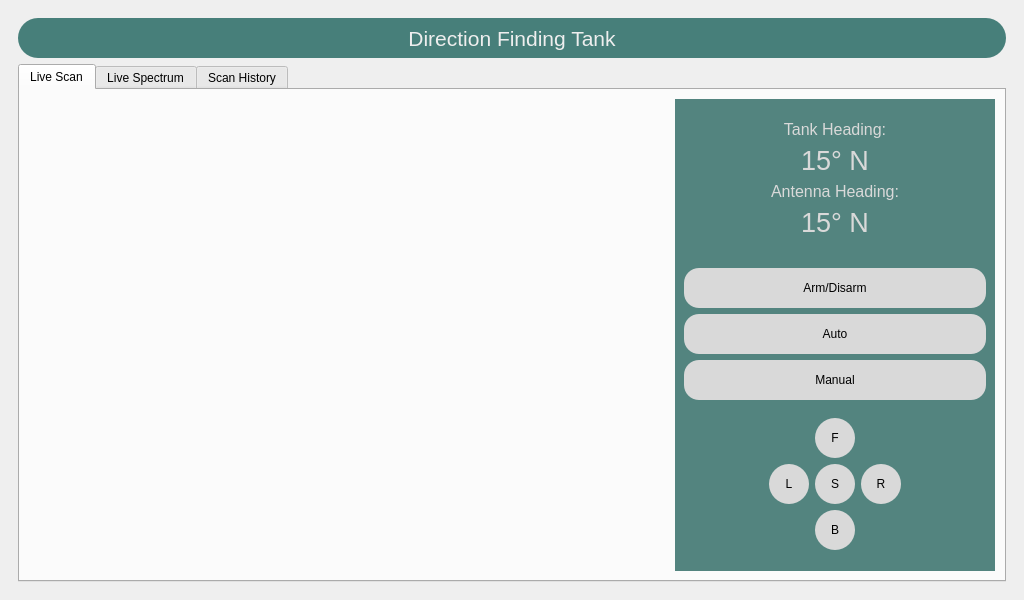
<?xml version="1.0" encoding="UTF-8"?>
<ui version="4.0">
 <class>MainWindow</class>
 <widget class="QMainWindow" name="MainWindow">
  <property name="geometry">
   <rect>
    <x>0</x>
    <y>0</y>
    <width>1024</width>
    <height>600</height>
   </rect>
  </property>
  <property name="windowTitle">
   <string>MainWindow</string>
  </property>
  <widget class="QWidget" name="centralwidget">
   <layout class="QGridLayout" name="gridLayout_2">
    <item row="0" column="0">
     <widget class="QStackedWidget" name="stackedWidget">
      <property name="currentIndex">
       <number>1</number>
      </property>
      <widget class="QWidget" name="splash_screen">
       <layout class="QGridLayout" name="gridLayout_7">
        <item row="0" column="0">
         <layout class="QGridLayout" name="gridLayout">
          <item row="2" column="1" alignment="Qt::AlignHCenter">
           <widget class="QLabel" name="label">
            <property name="sizePolicy">
             <sizepolicy hsizetype="Fixed" vsizetype="Fixed">
              <horstretch>0</horstretch>
              <verstretch>0</verstretch>
             </sizepolicy>
            </property>
            <property name="minimumSize">
             <size>
              <width>370</width>
              <height>270</height>
             </size>
            </property>
            <property name="maximumSize">
             <size>
              <width>370</width>
              <height>270</height>
             </size>
            </property>
            <property name="text">
             <string/>
            </property>
            <property name="pixmap">
             <pixmap resource="resources.qrc">:/icons/resources/prince_sattam_logo.png</pixmap>
            </property>
            <property name="scaledContents">
             <bool>true</bool>
            </property>
           </widget>
          </item>
          <item row="5" column="0">
           <spacer name="horizontalSpacer">
            <property name="orientation">
             <enum>Qt::Horizontal</enum>
            </property>
            <property name="sizeType">
             <enum>QSizePolicy::Minimum</enum>
            </property>
            <property name="sizeHint" stdset="0">
             <size>
              <width>40</width>
              <height>20</height>
             </size>
            </property>
           </spacer>
          </item>
          <item row="3" column="1">
           <spacer name="verticalSpacer_2">
            <property name="orientation">
             <enum>Qt::Vertical</enum>
            </property>
            <property name="sizeHint" stdset="0">
             <size>
              <width>20</width>
              <height>40</height>
             </size>
            </property>
           </spacer>
          </item>
          <item row="0" column="1">
           <spacer name="verticalSpacer_9">
            <property name="orientation">
             <enum>Qt::Vertical</enum>
            </property>
            <property name="sizeHint" stdset="0">
             <size>
              <width>20</width>
              <height>40</height>
             </size>
            </property>
           </spacer>
          </item>
          <item row="1" column="1">
           <spacer name="verticalSpacer_3">
            <property name="orientation">
             <enum>Qt::Vertical</enum>
            </property>
            <property name="sizeHint" stdset="0">
             <size>
              <width>20</width>
              <height>40</height>
             </size>
            </property>
           </spacer>
          </item>
          <item row="5" column="1">
           <widget class="QProgressBar" name="progressBar">
            <property name="minimumSize">
             <size>
              <width>0</width>
              <height>30</height>
             </size>
            </property>
            <property name="styleSheet">
             <string notr="true">QProgressBar {
    border-radius: 15px;
    text-align: center;

}

QProgressBar::chunk {
    border-radius: 15px;
    background-color: #477F7A;
}
</string>
            </property>
            <property name="value">
             <number>0</number>
            </property>
            <property name="textVisible">
             <bool>true</bool>
            </property>
           </widget>
          </item>
          <item row="8" column="1">
           <spacer name="verticalSpacer_10">
            <property name="orientation">
             <enum>Qt::Vertical</enum>
            </property>
            <property name="sizeHint" stdset="0">
             <size>
              <width>20</width>
              <height>40</height>
             </size>
            </property>
           </spacer>
          </item>
          <item row="5" column="2">
           <spacer name="horizontalSpacer_2">
            <property name="orientation">
             <enum>Qt::Horizontal</enum>
            </property>
            <property name="sizeType">
             <enum>QSizePolicy::Minimum</enum>
            </property>
            <property name="sizeHint" stdset="0">
             <size>
              <width>40</width>
              <height>20</height>
             </size>
            </property>
           </spacer>
          </item>
          <item row="7" column="1">
           <spacer name="verticalSpacer">
            <property name="orientation">
             <enum>Qt::Vertical</enum>
            </property>
            <property name="sizeHint" stdset="0">
             <size>
              <width>20</width>
              <height>40</height>
             </size>
            </property>
           </spacer>
          </item>
          <item row="6" column="1">
           <widget class="QLabel" name="progress_update_label">
            <property name="text">
             <string/>
            </property>
            <property name="alignment">
             <set>Qt::AlignLeading|Qt::AlignLeft|Qt::AlignVCenter</set>
            </property>
           </widget>
          </item>
         </layout>
        </item>
       </layout>
      </widget>
      <widget class="QWidget" name="visualization_page">
       <layout class="QVBoxLayout" name="verticalLayout">
        <item>
         <widget class="QLabel" name="label_2">
          <property name="minimumSize">
           <size>
            <width>0</width>
            <height>40</height>
           </size>
          </property>
          <property name="font">
           <font>
            <pointsize>16</pointsize>
           </font>
          </property>
          <property name="styleSheet">
           <string notr="true">QLabel{
background-color: #477F7A;
border-radius: 20px;
color: #EEEEEE;
}</string>
          </property>
          <property name="text">
           <string>Direction Finding Tank</string>
          </property>
          <property name="alignment">
           <set>Qt::AlignCenter</set>
          </property>
         </widget>
        </item>
        <item>
         <widget class="QTabWidget" name="TabWidget">
          <property name="currentIndex">
           <number>0</number>
          </property>
          <widget class="QWidget" name="Scanner">
           <attribute name="title">
            <string>Live Scan</string>
           </attribute>
           <layout class="QGridLayout" name="gridLayout_6">
            <item row="0" column="0">
             <layout class="QGridLayout" name="gridLayout_3">
              <item row="0" column="0" rowspan="2" colspan="2">
               <layout class="QVBoxLayout" name="plot_layout">
                <item>
                 <widget class="MplRadar" name="radar_plot" native="true"/>
                </item>
                <item>
                 <widget class="MplWidget" name="plot_0_degrees" native="true"/>
                </item>
               </layout>
              </item>
              <item row="0" column="2" rowspan="2">
               <widget class="QWidget" name="widget" native="true">
                <property name="styleSheet">
                 <string notr="true">QWidget{
	background-color: #53847F;
}</string>
                </property>
                <layout class="QVBoxLayout" name="verticalLayout_2">
                 <item>
                  <spacer name="verticalSpacer_7">
                   <property name="orientation">
                    <enum>Qt::Vertical</enum>
                   </property>
                   <property name="sizeHint" stdset="0">
                    <size>
                     <width>20</width>
                     <height>40</height>
                    </size>
                   </property>
                  </spacer>
                 </item>
                 <item>
                  <widget class="QLabel" name="label_3">
                   <property name="sizePolicy">
                    <sizepolicy hsizetype="Preferred" vsizetype="Minimum">
                     <horstretch>0</horstretch>
                     <verstretch>0</verstretch>
                    </sizepolicy>
                   </property>
                   <property name="font">
                    <font>
                     <pointsize>12</pointsize>
                    </font>
                   </property>
                   <property name="styleSheet">
                    <string notr="true">color: #D9D9D9;</string>
                   </property>
                   <property name="text">
                    <string>Tank Heading:</string>
                   </property>
                   <property name="alignment">
                    <set>Qt::AlignCenter</set>
                   </property>
                  </widget>
                 </item>
                 <item>
                  <widget class="QLabel" name="tank_heading">
                   <property name="sizePolicy">
                    <sizepolicy hsizetype="Preferred" vsizetype="Minimum">
                     <horstretch>0</horstretch>
                     <verstretch>0</verstretch>
                    </sizepolicy>
                   </property>
                   <property name="font">
                    <font>
                     <pointsize>20</pointsize>
                    </font>
                   </property>
                   <property name="styleSheet">
                    <string notr="true">color: #D9D9D9;</string>
                   </property>
                   <property name="text">
                    <string>15° N</string>
                   </property>
                   <property name="alignment">
                    <set>Qt::AlignCenter</set>
                   </property>
                  </widget>
                 </item>
                 <item>
                  <widget class="QLabel" name="label_5">
                   <property name="sizePolicy">
                    <sizepolicy hsizetype="Preferred" vsizetype="Minimum">
                     <horstretch>0</horstretch>
                     <verstretch>0</verstretch>
                    </sizepolicy>
                   </property>
                   <property name="font">
                    <font>
                     <pointsize>12</pointsize>
                    </font>
                   </property>
                   <property name="styleSheet">
                    <string notr="true">color: #D9D9D9;</string>
                   </property>
                   <property name="text">
                    <string>Antenna Heading:</string>
                   </property>
                   <property name="alignment">
                    <set>Qt::AlignCenter</set>
                   </property>
                  </widget>
                 </item>
                 <item>
                  <widget class="QLabel" name="antenna_heading">
                   <property name="sizePolicy">
                    <sizepolicy hsizetype="Preferred" vsizetype="Minimum">
                     <horstretch>0</horstretch>
                     <verstretch>0</verstretch>
                    </sizepolicy>
                   </property>
                   <property name="font">
                    <font>
                     <pointsize>20</pointsize>
                    </font>
                   </property>
                   <property name="styleSheet">
                    <string notr="true">color: #D9D9D9;</string>
                   </property>
                   <property name="text">
                    <string>15° N</string>
                   </property>
                   <property name="alignment">
                    <set>Qt::AlignCenter</set>
                   </property>
                  </widget>
                 </item>
                 <item>
                  <spacer name="verticalSpacer_4">
                   <property name="orientation">
                    <enum>Qt::Vertical</enum>
                   </property>
                   <property name="sizeHint" stdset="0">
                    <size>
                     <width>20</width>
                     <height>40</height>
                    </size>
                   </property>
                  </spacer>
                 </item>
                 <item>
                  <spacer name="verticalSpacer_8">
                   <property name="orientation">
                    <enum>Qt::Vertical</enum>
                   </property>
                   <property name="sizeHint" stdset="0">
                    <size>
                     <width>20</width>
                     <height>40</height>
                    </size>
                   </property>
                  </spacer>
                 </item>
                 <item>
                  <layout class="QGridLayout" name="gridLayout_4">
                   <item row="3" column="2">
                    <spacer name="verticalSpacer_5">
                     <property name="orientation">
                      <enum>Qt::Vertical</enum>
                     </property>
                     <property name="sizeHint" stdset="0">
                      <size>
                       <width>20</width>
                       <height>40</height>
                      </size>
                     </property>
                    </spacer>
                   </item>
                   <item row="2" column="1" colspan="3">
                    <widget class="QPushButton" name="pushButton_2">
                     <property name="minimumSize">
                      <size>
                       <width>80</width>
                       <height>40</height>
                      </size>
                     </property>
                     <property name="font">
                      <font>
                       <pointsize>9</pointsize>
                      </font>
                     </property>
                     <property name="styleSheet">
                      <string notr="true">QPushButton{
	background-color: #D9D9D9;
	border-radius: 15px;
}</string>
                     </property>
                     <property name="text">
                      <string>Manual</string>
                     </property>
                    </widget>
                   </item>
                   <item row="1" column="1" colspan="3">
                    <widget class="QPushButton" name="pushButton">
                     <property name="minimumSize">
                      <size>
                       <width>80</width>
                       <height>40</height>
                      </size>
                     </property>
                     <property name="font">
                      <font>
                       <pointsize>9</pointsize>
                      </font>
                     </property>
                     <property name="styleSheet">
                      <string notr="true">QPushButton{
	background-color: #D9D9D9;
	border-radius: 15px;
}</string>
                     </property>
                     <property name="text">
                      <string>Auto</string>
                     </property>
                    </widget>
                   </item>
                   <item row="0" column="1" colspan="3">
                    <widget class="QPushButton" name="pushButton_3">
                     <property name="minimumSize">
                      <size>
                       <width>80</width>
                       <height>40</height>
                      </size>
                     </property>
                     <property name="font">
                      <font>
                       <pointsize>9</pointsize>
                      </font>
                     </property>
                     <property name="styleSheet">
                      <string notr="true">QPushButton{
	background-color: #D9D9D9;
	border-radius: 15px;
}</string>
                     </property>
                     <property name="text">
                      <string>Arm/Disarm</string>
                     </property>
                    </widget>
                   </item>
                  </layout>
                 </item>
                 <item>
                  <layout class="QGridLayout" name="gridLayout_5">
                   <item row="1" column="0" alignment="Qt::AlignRight">
                    <widget class="QPushButton" name="left_button">
                     <property name="sizePolicy">
                      <sizepolicy hsizetype="Fixed" vsizetype="Fixed">
                       <horstretch>0</horstretch>
                       <verstretch>0</verstretch>
                      </sizepolicy>
                     </property>
                     <property name="styleSheet">
                      <string notr="true">QPushButton{
	background-color: #D9D9D9;
	width: 40px;
	height: 40px;
	border-radius: 20px;
}</string>
                     </property>
                     <property name="text">
                      <string>L</string>
                     </property>
                    </widget>
                   </item>
                   <item row="3" column="1">
                    <spacer name="verticalSpacer_11">
                     <property name="orientation">
                      <enum>Qt::Vertical</enum>
                     </property>
                     <property name="sizeHint" stdset="0">
                      <size>
                       <width>20</width>
                       <height>40</height>
                      </size>
                     </property>
                    </spacer>
                   </item>
                   <item row="1" column="1">
                    <widget class="QPushButton" name="stop_button">
                     <property name="sizePolicy">
                      <sizepolicy hsizetype="Minimum" vsizetype="Minimum">
                       <horstretch>0</horstretch>
                       <verstretch>0</verstretch>
                      </sizepolicy>
                     </property>
                     <property name="styleSheet">
                      <string notr="true">QPushButton{
	background-color: #D9D9D9;
	width: 40px;
	height: 40px;
	border-radius: 20px;
}</string>
                     </property>
                     <property name="text">
                      <string>S</string>
                     </property>
                    </widget>
                   </item>
                   <item row="2" column="1">
                    <widget class="QPushButton" name="backward_button">
                     <property name="sizePolicy">
                      <sizepolicy hsizetype="Fixed" vsizetype="Fixed">
                       <horstretch>0</horstretch>
                       <verstretch>0</verstretch>
                      </sizepolicy>
                     </property>
                     <property name="styleSheet">
                      <string notr="true">QPushButton{
	background-color: #D9D9D9;
	width: 40px;
	height: 40px;
	border-radius: 20px;
}</string>
                     </property>
                     <property name="text">
                      <string>B</string>
                     </property>
                    </widget>
                   </item>
                   <item row="1" column="2" alignment="Qt::AlignLeft">
                    <widget class="QPushButton" name="right_button">
                     <property name="sizePolicy">
                      <sizepolicy hsizetype="Fixed" vsizetype="Fixed">
                       <horstretch>0</horstretch>
                       <verstretch>0</verstretch>
                      </sizepolicy>
                     </property>
                     <property name="styleSheet">
                      <string notr="true">QPushButton{
	background-color: #D9D9D9;
	width: 40px;
	height: 40px;
	border-radius: 20px;
}</string>
                     </property>
                     <property name="text">
                      <string>R</string>
                     </property>
                    </widget>
                   </item>
                   <item row="0" column="1">
                    <widget class="QPushButton" name="forward_button">
                     <property name="sizePolicy">
                      <sizepolicy hsizetype="Fixed" vsizetype="Fixed">
                       <horstretch>0</horstretch>
                       <verstretch>0</verstretch>
                      </sizepolicy>
                     </property>
                     <property name="styleSheet">
                      <string notr="true">QPushButton{
	background-color: #D9D9D9;
	width: 40px;
	height: 40px;
	border-radius: 20px;
}</string>
                     </property>
                     <property name="text">
                      <string>F</string>
                     </property>
                    </widget>
                   </item>
                  </layout>
                 </item>
                </layout>
               </widget>
              </item>
             </layout>
            </item>
           </layout>
          </widget>
          <widget class="QWidget" name="LiveSpectrum">
           <attribute name="title">
            <string>Live Spectrum</string>
           </attribute>
           <layout class="QGridLayout" name="gridLayout_13" columnstretch="2,1">
            <item row="0" column="0">
             <layout class="QGridLayout" name="gridLayout_8">
              <item row="0" column="1">
               <widget class="MplWidget" name="plot_0" native="true"/>
              </item>
             </layout>
            </item>
            <item row="0" column="1">
             <widget class="QWidget" name="widget_2" native="true">
              <property name="styleSheet">
               <string notr="true">QWidget{
	background-color: #53847F;
}</string>
              </property>
              <layout class="QVBoxLayout" name="verticalLayout_3">
               <item>
                <spacer name="verticalSpacer_12">
                 <property name="orientation">
                  <enum>Qt::Vertical</enum>
                 </property>
                 <property name="sizeHint" stdset="0">
                  <size>
                   <width>20</width>
                   <height>40</height>
                  </size>
                 </property>
                </spacer>
               </item>
               <item>
                <widget class="QLabel" name="label_4">
                 <property name="sizePolicy">
                  <sizepolicy hsizetype="Preferred" vsizetype="Minimum">
                   <horstretch>0</horstretch>
                   <verstretch>0</verstretch>
                  </sizepolicy>
                 </property>
                 <property name="font">
                  <font>
                   <pointsize>12</pointsize>
                  </font>
                 </property>
                 <property name="styleSheet">
                  <string notr="true">color: #D9D9D9;</string>
                 </property>
                 <property name="text">
                  <string>Tank Heading:</string>
                 </property>
                 <property name="alignment">
                  <set>Qt::AlignCenter</set>
                 </property>
                </widget>
               </item>
               <item>
                <widget class="QLabel" name="tank_heading_2">
                 <property name="sizePolicy">
                  <sizepolicy hsizetype="Preferred" vsizetype="Minimum">
                   <horstretch>0</horstretch>
                   <verstretch>0</verstretch>
                  </sizepolicy>
                 </property>
                 <property name="font">
                  <font>
                   <pointsize>20</pointsize>
                  </font>
                 </property>
                 <property name="styleSheet">
                  <string notr="true">color: #D9D9D9;</string>
                 </property>
                 <property name="text">
                  <string>15° N</string>
                 </property>
                 <property name="alignment">
                  <set>Qt::AlignCenter</set>
                 </property>
                </widget>
               </item>
               <item>
                <widget class="QLabel" name="label_6">
                 <property name="sizePolicy">
                  <sizepolicy hsizetype="Preferred" vsizetype="Minimum">
                   <horstretch>0</horstretch>
                   <verstretch>0</verstretch>
                  </sizepolicy>
                 </property>
                 <property name="font">
                  <font>
                   <pointsize>12</pointsize>
                  </font>
                 </property>
                 <property name="styleSheet">
                  <string notr="true">color: #D9D9D9;</string>
                 </property>
                 <property name="text">
                  <string>Antenna Heading:</string>
                 </property>
                 <property name="alignment">
                  <set>Qt::AlignCenter</set>
                 </property>
                </widget>
               </item>
               <item>
                <widget class="QLabel" name="antenna_heading_2">
                 <property name="sizePolicy">
                  <sizepolicy hsizetype="Preferred" vsizetype="Minimum">
                   <horstretch>0</horstretch>
                   <verstretch>0</verstretch>
                  </sizepolicy>
                 </property>
                 <property name="font">
                  <font>
                   <pointsize>20</pointsize>
                  </font>
                 </property>
                 <property name="styleSheet">
                  <string notr="true">color: #D9D9D9;</string>
                 </property>
                 <property name="text">
                  <string>15° N</string>
                 </property>
                 <property name="alignment">
                  <set>Qt::AlignCenter</set>
                 </property>
                </widget>
               </item>
               <item>
                <spacer name="verticalSpacer_6">
                 <property name="orientation">
                  <enum>Qt::Vertical</enum>
                 </property>
                 <property name="sizeHint" stdset="0">
                  <size>
                   <width>20</width>
                   <height>40</height>
                  </size>
                 </property>
                </spacer>
               </item>
               <item>
                <spacer name="verticalSpacer_13">
                 <property name="orientation">
                  <enum>Qt::Vertical</enum>
                 </property>
                 <property name="sizeHint" stdset="0">
                  <size>
                   <width>20</width>
                   <height>40</height>
                  </size>
                 </property>
                </spacer>
               </item>
               <item>
                <layout class="QGridLayout" name="gridLayout_9">
                 <item row="3" column="2">
                  <spacer name="verticalSpacer_14">
                   <property name="orientation">
                    <enum>Qt::Vertical</enum>
                   </property>
                   <property name="sizeHint" stdset="0">
                    <size>
                     <width>20</width>
                     <height>40</height>
                    </size>
                   </property>
                  </spacer>
                 </item>
                 <item row="2" column="1" colspan="3">
                  <widget class="QPushButton" name="pushButton_4">
                   <property name="minimumSize">
                    <size>
                     <width>80</width>
                     <height>40</height>
                    </size>
                   </property>
                   <property name="font">
                    <font>
                     <pointsize>9</pointsize>
                    </font>
                   </property>
                   <property name="styleSheet">
                    <string notr="true">QPushButton{
	background-color: #D9D9D9;
	border-radius: 15px;
}</string>
                   </property>
                   <property name="text">
                    <string>Manual</string>
                   </property>
                  </widget>
                 </item>
                 <item row="1" column="1" colspan="3">
                  <widget class="QPushButton" name="pushButton_5">
                   <property name="minimumSize">
                    <size>
                     <width>80</width>
                     <height>40</height>
                    </size>
                   </property>
                   <property name="font">
                    <font>
                     <pointsize>9</pointsize>
                    </font>
                   </property>
                   <property name="styleSheet">
                    <string notr="true">QPushButton{
	background-color: #D9D9D9;
	border-radius: 15px;
}</string>
                   </property>
                   <property name="text">
                    <string>Auto</string>
                   </property>
                  </widget>
                 </item>
                 <item row="0" column="1" colspan="3">
                  <widget class="QPushButton" name="pushButton_6">
                   <property name="minimumSize">
                    <size>
                     <width>80</width>
                     <height>40</height>
                    </size>
                   </property>
                   <property name="font">
                    <font>
                     <pointsize>9</pointsize>
                    </font>
                   </property>
                   <property name="styleSheet">
                    <string notr="true">QPushButton{
	background-color: #D9D9D9;
	border-radius: 15px;
}</string>
                   </property>
                   <property name="text">
                    <string>Arm/Disarm</string>
                   </property>
                  </widget>
                 </item>
                </layout>
               </item>
               <item>
                <layout class="QGridLayout" name="gridLayout_12">
                 <item row="1" column="0" alignment="Qt::AlignRight">
                  <widget class="QPushButton" name="left_button_2">
                   <property name="sizePolicy">
                    <sizepolicy hsizetype="Fixed" vsizetype="Fixed">
                     <horstretch>0</horstretch>
                     <verstretch>0</verstretch>
                    </sizepolicy>
                   </property>
                   <property name="styleSheet">
                    <string notr="true">QPushButton{
	background-color: #D9D9D9;
	width: 40px;
	height: 40px;
	border-radius: 20px;
}</string>
                   </property>
                   <property name="text">
                    <string>L</string>
                   </property>
                  </widget>
                 </item>
                 <item row="3" column="1">
                  <spacer name="verticalSpacer_15">
                   <property name="orientation">
                    <enum>Qt::Vertical</enum>
                   </property>
                   <property name="sizeHint" stdset="0">
                    <size>
                     <width>20</width>
                     <height>40</height>
                    </size>
                   </property>
                  </spacer>
                 </item>
                 <item row="1" column="1">
                  <widget class="QPushButton" name="stop_button_2">
                   <property name="sizePolicy">
                    <sizepolicy hsizetype="Minimum" vsizetype="Minimum">
                     <horstretch>0</horstretch>
                     <verstretch>0</verstretch>
                    </sizepolicy>
                   </property>
                   <property name="styleSheet">
                    <string notr="true">QPushButton{
	background-color: #D9D9D9;
	width: 40px;
	height: 40px;
	border-radius: 20px;
}</string>
                   </property>
                   <property name="text">
                    <string>S</string>
                   </property>
                  </widget>
                 </item>
                 <item row="2" column="1">
                  <widget class="QPushButton" name="backward_button_2">
                   <property name="sizePolicy">
                    <sizepolicy hsizetype="Fixed" vsizetype="Fixed">
                     <horstretch>0</horstretch>
                     <verstretch>0</verstretch>
                    </sizepolicy>
                   </property>
                   <property name="styleSheet">
                    <string notr="true">QPushButton{
	background-color: #D9D9D9;
	width: 40px;
	height: 40px;
	border-radius: 20px;
}</string>
                   </property>
                   <property name="text">
                    <string>B</string>
                   </property>
                  </widget>
                 </item>
                 <item row="1" column="2" alignment="Qt::AlignLeft">
                  <widget class="QPushButton" name="right_button_2">
                   <property name="sizePolicy">
                    <sizepolicy hsizetype="Fixed" vsizetype="Fixed">
                     <horstretch>0</horstretch>
                     <verstretch>0</verstretch>
                    </sizepolicy>
                   </property>
                   <property name="styleSheet">
                    <string notr="true">QPushButton{
	background-color: #D9D9D9;
	width: 40px;
	height: 40px;
	border-radius: 20px;
}</string>
                   </property>
                   <property name="text">
                    <string>R</string>
                   </property>
                  </widget>
                 </item>
                 <item row="0" column="1">
                  <widget class="QPushButton" name="forward_button_2">
                   <property name="sizePolicy">
                    <sizepolicy hsizetype="Fixed" vsizetype="Fixed">
                     <horstretch>0</horstretch>
                     <verstretch>0</verstretch>
                    </sizepolicy>
                   </property>
                   <property name="styleSheet">
                    <string notr="true">QPushButton{
	background-color: #D9D9D9;
	width: 40px;
	height: 40px;
	border-radius: 20px;
}</string>
                   </property>
                   <property name="text">
                    <string>F</string>
                   </property>
                  </widget>
                 </item>
                </layout>
               </item>
              </layout>
             </widget>
            </item>
           </layout>
          </widget>
          <widget class="QWidget" name="tab">
           <attribute name="title">
            <string>Scan History</string>
           </attribute>
           <layout class="QGridLayout" name="gridLayout_11">
            <item row="0" column="0">
             <layout class="QGridLayout" name="gridLayout_10">
              <item row="2" column="0">
               <widget class="MplWidget" name="plot_31" native="true"/>
              </item>
              <item row="2" column="1">
               <widget class="MplWidget" name="plot_32" native="true"/>
              </item>
              <item row="0" column="0">
               <widget class="MplWidget" name="plot_11" native="true"/>
              </item>
              <item row="1" column="0">
               <widget class="MplWidget" name="plot_21" native="true"/>
              </item>
              <item row="0" column="1">
               <widget class="MplWidget" name="plot_12" native="true"/>
              </item>
              <item row="1" column="1">
               <widget class="MplWidget" name="plot_22" native="true"/>
              </item>
              <item row="0" column="2">
               <widget class="MplWidget" name="plot_13" native="true"/>
              </item>
              <item row="1" column="2">
               <widget class="MplWidget" name="plot_23" native="true"/>
              </item>
              <item row="2" column="2">
               <widget class="MplWidget" name="plot_33" native="true"/>
              </item>
             </layout>
            </item>
           </layout>
          </widget>
         </widget>
        </item>
       </layout>
      </widget>
     </widget>
    </item>
   </layout>
  </widget>
 </widget>
 <customwidgets>
  <customwidget>
   <class>MplWidget</class>
   <extends>QWidget</extends>
   <header location="global">mplwidget.h</header>
   <container>1</container>
  </customwidget>
  <customwidget>
   <class>MplRadar</class>
   <extends>QWidget</extends>
   <header>mplradar.h</header>
   <container>1</container>
  </customwidget>
 </customwidgets>
 <resources>
  <include location="resources.qrc"/>
  <include location="resources.qrc"/>
 </resources>
 <connections/>
</ui>
